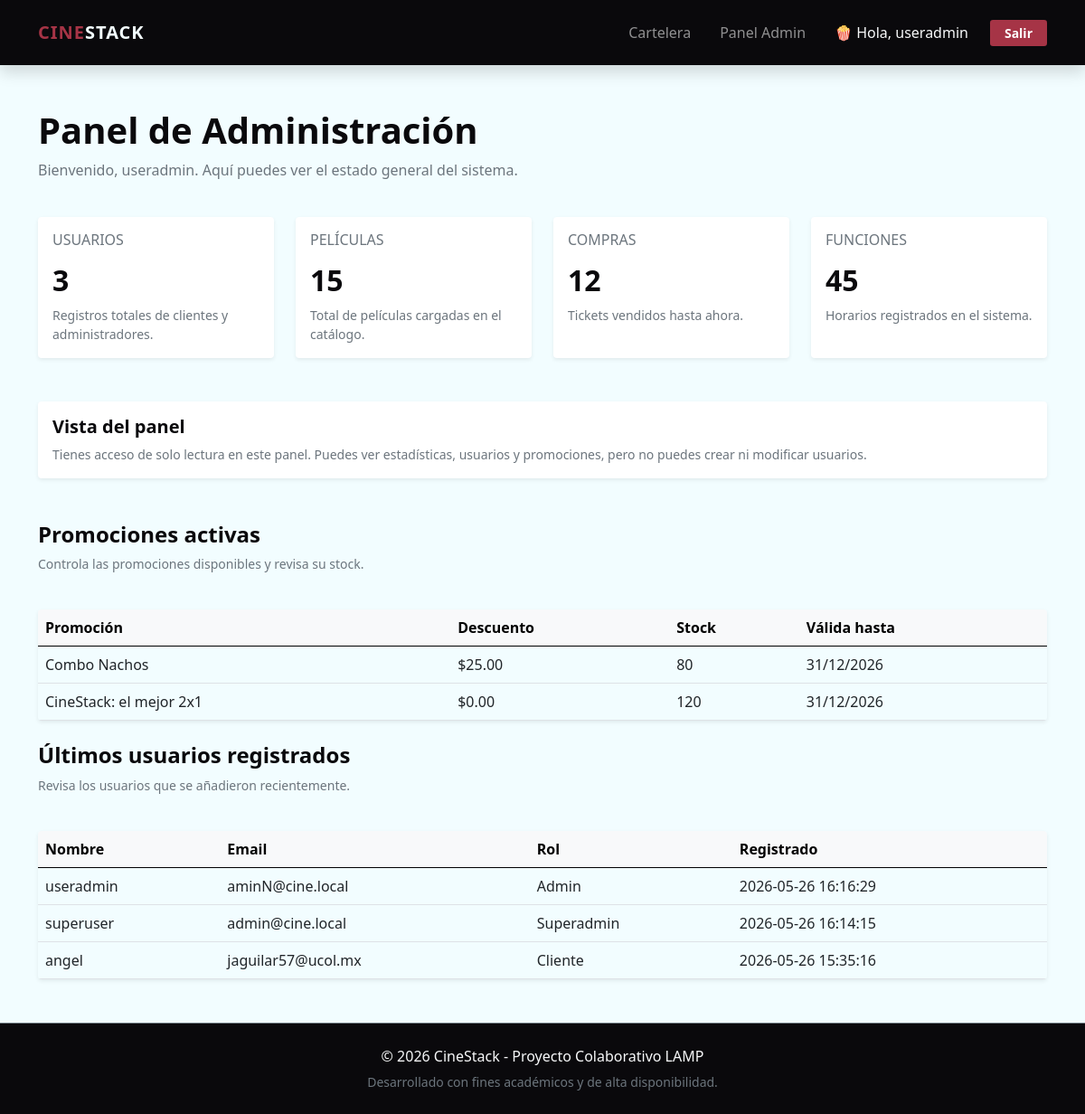
The app's page /admin.php (signed in) with its own data.
### tables this page shows
CREATE TABLE `promociones` (
  `id` int NOT NULL AUTO_INCREMENT,
  `titulo` varchar(100) NOT NULL,
  `descripcion` text,
  `imagen_url` varchar(255) DEFAULT NULL,
  `codigo_descuento` varchar(20) DEFAULT NULL,
  `fecha_inicio` date DEFAULT NULL,
  `fecha_fin` date DEFAULT NULL,
  `tipo` enum('monto','porcentaje','2x1') NOT NULL DEFAULT 'monto',
  `stock` int NOT NULL DEFAULT '0',
  `descuento` decimal(10,2) NOT NULL DEFAULT '0.00',
  PRIMARY KEY (`id`)
);

CREATE TABLE `usuarios` (
  `id` int NOT NULL AUTO_INCREMENT,
  `nombre` varchar(100) NOT NULL,
  `email` varchar(100) NOT NULL,
  `password_hash` varchar(255) NOT NULL,
  `rol` enum('cliente','admin','superadmin') DEFAULT 'cliente',
  `fecha_registro` timestamp NULL DEFAULT CURRENT_TIMESTAMP,
  PRIMARY KEY (`id`),
  UNIQUE KEY `email` (`email`)
);

### src/admin.php (the view, shortened to what this page needs)
<?php
require_once 'db.php';
$esSuperAdmin = ($_SESSION['usuario_rol'] ?? '') === 'superadmin';
$mensaje = '';
$errores = [];
$totalUsuarios = $pdo->query("SELECT COUNT(*) FROM usuarios")->fetchColumn();
$totalPeliculas = $pdo->query("SELECT COUNT(*) FROM peliculas")->fetchColumn();
$totalCompras = $pdo->query("SELECT COUNT(*) FROM compras")->fetchColumn();
$totalFunciones = $pdo->query("SELECT COUNT(*) FROM funciones")->fetchColumn();
$ultimasPromociones = [];
try {
    $ultimasPromociones = $pdo->query("SELECT titulo, descuento, stock, fecha_inicio, fecha_fin FROM promociones ORDER BY stock ASC, fecha_fin ASC LIMIT 6")->fetchAll();
} catch (PDOException $e) {
    $totalPromociones = 0;
    $ultimasPromociones = [];
}
$ultimosUsuarios = $pdo->query("SELECT nombre, email, rol, fecha_registro FROM usuarios ORDER BY fecha_registro DESC LIMIT 10")->fetchAll();
include 'includes/header.php';
?>
<div class="container my-5">
    <div class="row mb-4">
        <div class="col-12">
            <h1 class="display-6 fw-bold">Panel de Administración</h1>
            <p class="text-muted">Bienvenido, <?= htmlspecialchars($_SESSION['usuario_nombre']) ?>. Aquí puedes ver el estado general del sistema.</p>
        </div>
    </div>
    <div class="row g-4 mb-5">
        <div class="col-sm-6 col-xl-3">
            <div class="card shadow-sm border-0 h-100">
                <div class="card-body">
                    <h6 class="text-uppercase text-muted mb-3">Usuarios</h6>
                    <h2 class="fw-bold"><?= htmlspecialchars($totalUsuarios) ?></h2>
                    <p class="text-muted small mb-0">Registros totales de clientes y administradores.</p>
                </div>
            </div>
        </div>
        <div class="col-sm-6 col-xl-3">
            <div class="card shadow-sm border-0 h-100">
                <div class="card-body">
                    <h6 class="text-uppercase text-muted mb-3">Películas</h6>
                    <h2 class="fw-bold"><?= htmlspecialchars($totalPeliculas) ?></h2>
                    <p class="text-muted small mb-0">Total de películas cargadas en el catálogo.</p>
                </div>
            </div>
        </div>
        <div class="col-sm-6 col-xl-3">
            <div class="card shadow-sm border-0 h-100">
                <div class="card-body">
                    <h6 class="text-uppercase text-muted mb-3">Compras</h6>
                    <h2 class="fw-bold"><?= htmlspecialchars($totalCompras) ?></h2>
                    <p class="text-muted small mb-0">Tickets vendidos hasta ahora.</p>
                </div>
            </div>
        </div>
        <div class="col-sm-6 col-xl-3">
            <div class="card shadow-sm border-0 h-100">
                <div class="card-body">
                    <h6 class="text-uppercase text-muted mb-3">Funciones</h6>
                    <h2 class="fw-bold"><?= htmlspecialchars($totalFunciones) ?></h2>
                    <p class="text-muted small mb-0">Horarios registrados en el sistema.</p>
                </div>
            </div>
        </div>
    </div>
    <div class="row mb-4">
        <div class="col-lg-12">
            <?php if ($esSuperAdmin): ?>
                <div class="card shadow-sm border-0 mb-4">
                    <div class="card-body">
                        <h5 class="fw-bold">Crear nuevo usuario</h5>
                        <p class="text-muted small">El horario de registro se asigna automáticamente. Solo ingresa los datos básicos y elige el rol.</p>
                        <?php if (!empty($errores)): ?>
                            <div class="alert alert-warning" role="alert">
                                <ul class="mb-0">
                                    <?php foreach ($errores as $error): ?>
                                        <li><?= htmlspecialchars($error) ?></li>
                                    <?php endforeach; ?>
                                </ul>
                            </div>
                        <?php elseif (!empty($mensaje)): ?>
                            <div class="alert alert-success" role="alert"><?= htmlspecialchars($mensaje) ?></div>
                        <?php endif; ?>
                        <form method="POST" action="admin.php">
                            <div class="row g-3">
                                <div class="col-md-4">
                                    <label for="nombre" class="form-label small fw-bold">Nombre completo</label>
                                    <input type="text" class="form-control" id="nombre" name="nombre" value="<?= htmlspecialchars($_POST['nombre'] ?? '') ?>" required>
                                </div>
                                <div class="col-md-4">
                                    <label for="email" class="form-label small fw-bold">Correo electrónico</label>
                                    <input type="email" class="form-control" id="email" name="email" value="<?= htmlspecialchars($_POST['email'] ?? '') ?>" required>
                                </div>
                                <div class="col-md-4">
                                    <label for="password" class="form-label small fw-bold">Contraseña</label>
                                    <input type="password" class="form-control" id="password" name="password" required>
                                </div>
                            </div>
                            <div class="mb-4 mt-3">
                                <label for="rol" class="form-label small fw-bold">Rol</label>
                                <select class="form-select" id="rol" name="rol">
                                    <option value="cliente" <?= (($_POST['rol'] ?? '') === 'cliente' ? 'selected' : '') ?>>Cliente</option>
                                    <option value="admin" <?= (($_POST['rol'] ?? '') === 'admin' ? 'selected' : '') ?>>Admin</option>
                                </select>
                                <div class="form-text">El admin creado podrá iniciar sesión como admin, pero solo el admin principal tiene acceso total al panel.</div>
                            </div>
                            <button type="submit" class="btn btn-baltic">Crear usuario</button>
                        </form>
                    </div>
                </div>
            <?php else: ?>
                <div class="card shadow-sm border-0 mb-4">
                    <div class="card-body">
                        <h5 class="fw-bold">Vista del panel</h5>
                        <p class="text-muted small mb-0">Tienes acceso de solo lectura en este panel. Puedes ver estadísticas, usuarios y promociones, pero no puedes crear ni modificar usuarios.</p>
                    </div>
                </div>
            <?php endif; ?>
        </div>
    </div>
    <div class="row mb-4">
        <div class="col-12">
            <h4 class="fw-bold">Promociones activas</h4>
            <p class="text-muted small">Controla las promociones disponibles y revisa su stock.</p>
        </div>
    </div>
    <div class="row mb-4">
        <div class="col-12">
            <div class="table-responsive shadow-sm rounded">
                <table class="table table-hover align-middle mb-0">
                    <thead class="table-light">
                        <tr>
                            <th>Promoción</th>
                            <th>Descuento</th>
                            <th>Stock</th>
                            <th>Válida hasta</th>
                        </tr>
                    </thead>
                    <tbody>
                        <?php if (empty($ultimasPromociones)): ?>
                            <tr>
                                <td colspan="4" class="text-center text-muted">No hay promociones activas en este momento.</td>
                            </tr>
                        <?php else: ?>
                            <?php foreach ($ultimasPromociones as $promo): ?>
                                <tr>
                                    <td><?= htmlspecialchars($promo['titulo']) ?></td>
                                    <td>$<?= number_format($promo['descuento'], 2) ?></td>
                                    <td><?= htmlspecialchars($promo['stock']) ?></td>
                                    <td><?= htmlspecialchars(date('d/m/Y', strtotime($promo['fecha_fin']))) ?></td>
                                </tr>
                            <?php endforeach; ?>
                        <?php endif; ?>
                    </tbody>
                </table>
            </div>
        </div>
    </div>
    <div class="row mb-4">
        <div class="col-12">
            <h4 class="fw-bold">Últimos usuarios registrados</h4>
            <p class="text-muted small">Revisa los usuarios que se añadieron recientemente.</p>
        </div>
    </div>
    <div class="row">
        <div class="col-12">
            <div class="table-responsive shadow-sm rounded">
                <table class="table table-hover align-middle mb-0">
                    <thead class="table-light">
                        <tr>
                            <th>Nombre</th>
                            <th>Email</th>
                            <th>Rol</th>
                            <th>Registrado</th>
                        </tr>
                    </thead>
                    <tbody>
                        <?php foreach ($ultimosUsuarios as $usuario): ?>
                            <tr>
                                <td><?= htmlspecialchars($usuario['nombre']) ?></td>
                                <td><?= htmlspecialchars($usuario['email']) ?></td>
                                <td><?= htmlspecialchars(ucfirst($usuario['rol'])) ?></td>
                                <td><?= htmlspecialchars($usuario['fecha_registro']) ?></td>
                            </tr>
                        <?php endforeach; ?>
                    </tbody>
                </table>
            </div>
        </div>
    </div>
</div>
<?php include 'includes/footer.php'; ?>

### src/css/custom.css (style rules this page uses)
:root { --cherry-rose: #A63446; --onyx: #0A090C; --baltic-blue: #0C6291; --pale-sky: #BFDBF7; --azure-mist: #F2FDFF; }
body { background-color: var(--azure-mist); color: var(--onyx); font-family: 'Segoe UI', system-ui, -apple-system, sans-serif; }

### records on screen
promociones: titulo "Combo Nachos", descuento "25.00", stock "80", fecha_fin "31/12/2026"
promociones: titulo "CineStack: el mejor 2x1", descuento "0.00", stock "120", fecha_fin "31/12/2026"
usuarios: nombre "useradmin", email "aminN@cine.local", rol "Admin", fecha_registro "2026-05-26 16:16:29"
usuarios: nombre "superuser", email "admin@cine.local", rol "Superadmin", fecha_registro "2026-05-26 16:14:15"
usuarios: nombre "angel", email "jaguilar57@ucol.mx", rol "Cliente", fecha_registro "2026-05-26 15:35:16"

### other values on screen
$_SESSION['usuario_nombre'] "useradmin"
$totalUsuarios "3"
$totalPeliculas "15"
$totalCompras "12"
$totalFunciones "45"
